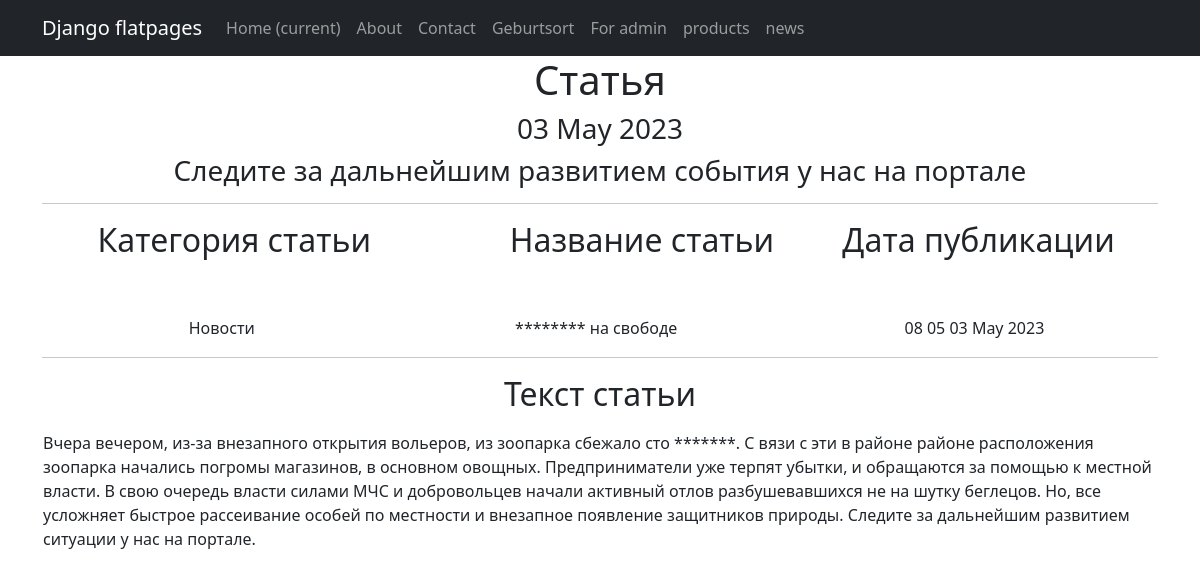
The page /products/post/1 on the database its author committed.
### simpleapp/models.py (models this page shows, shortened)
class NewsPortal(models.Model):
    sort_date_of_publication = models.DateTimeField(auto_now_add=True)
    article_title = models.CharField(max_length=50, unique=True)   # названия статьи не должны повторяться
    article_description = models.TextField()   # Текст статьи
    news_category = models.ForeignKey(to='NewsCategory', on_delete=models.CASCADE, related_name='news')   # все

class NewsCategory(models.Model):
    article_title = models.CharField(max_length=100, unique=True)

### simpleapp/views.py (the view)
# urls.py: path('post/<int:pk>', NewsDetail.as_view()),
class NewsDetail(DetailView):
    model = NewsPortal
    ordering = '-sort_date_of_publication'
    template_name = 'flatpages/new.html'
    context_object_name = 'new'
    def get_context_data(self, **kwargs):
        context = super().get_context_data(**kwargs)
        context['time_now'] = datetime.utcnow()
        context['next_sale'] = 'Следите за дальнейшим развитием события у нас на портале'
        return context

### simpleapp/templatetags/custom_censor.py (called while the page is built)
def censor(value):
    bad_words = ['обезьян', 'Мартышки']
    for word in bad_words:
        value = value.replace(word, '*' * len(word))
    return value

### templates/flatpages/new.html (shortened to what this page needs)
{% extends 'flatpages/default.html' %}
{% load custom_censor %}
{% block content %}
   <h1>Статья</h1>
   <h3>{{ time_now|date:'d M Y' }}</h3>
   <h3> {{ next_sale|default_if_none:"Дальнейшая информация появится позже на портале " }} </h3>
   <hr>
   {% if new %}
       <table>
           <tr>
               <td><h2><p style="text-align: center;">&nbsp; &nbsp; &nbsp; Категория статьи&nbsp; &nbsp; &nbsp; &nbsp; &nbsp; &nbsp; </p> </h2></td>
               <td><h2><p style="text-align: center;">&nbsp; &nbsp; &nbsp; &nbsp; &nbsp; &nbsp; Название статьи&nbsp; &nbsp; &nbsp; &nbsp; &nbsp; &nbsp; </p> </h2></td>
               <td><h2><p style="text-align: center;">&nbsp; &nbsp; &nbsp; Дата публикации&nbsp; &nbsp; &nbsp; &nbsp; &nbsp; &nbsp;  </p> </h2></td>
           </tr>
            <tr>
              <td>{{ new.news_category.article_title }}</td>
              <td>{{ new.article_title|censor }}</td>
              <td>{{ new.sort_date_of_publication|date:'h m d M Y' }}</td>
            </tr>
       </table>
       <hr>
       <table>
           <tr>
               <td><h2><p style="text-align: center;"> Текст статьи </p></h2></td>
           </tr>
           <tr>
               <td><p style="text-align: left;">{{ new.article_description|censor }}</p></td>
           </tr>
       </table>
   {% else %}
       <h2>Статей нет!</h2>
   {% endif %}
{% endblock content %}

### rows shown on the page
NewsPortal: sort_date_of_publication "03 May 2023", news_category.article_title "Новости", article_title|censor "******** на свободе", sort_date_of_publication "08 05 03 May 2023", article_description|censor "Вчера вечером, из-за внезапного открытия вольеров, из зоопарка сбежало сто *******. С вязи с эти в районе районе расположения зоопарка начались погромы магазинов, в основном овощных. Предприниматели уже терпят убытки, и обращаются за помощью к местной власти. В свою очередь власти силами МЧС и добровольцев начали активный отлов разбушевавшихся не на шутку беглецов. Но, все усложняет быстрое рассеивание особей по местности и внезапное появление защитников природы. Следите за дальнейшим развитием ситуации у нас на портале."
